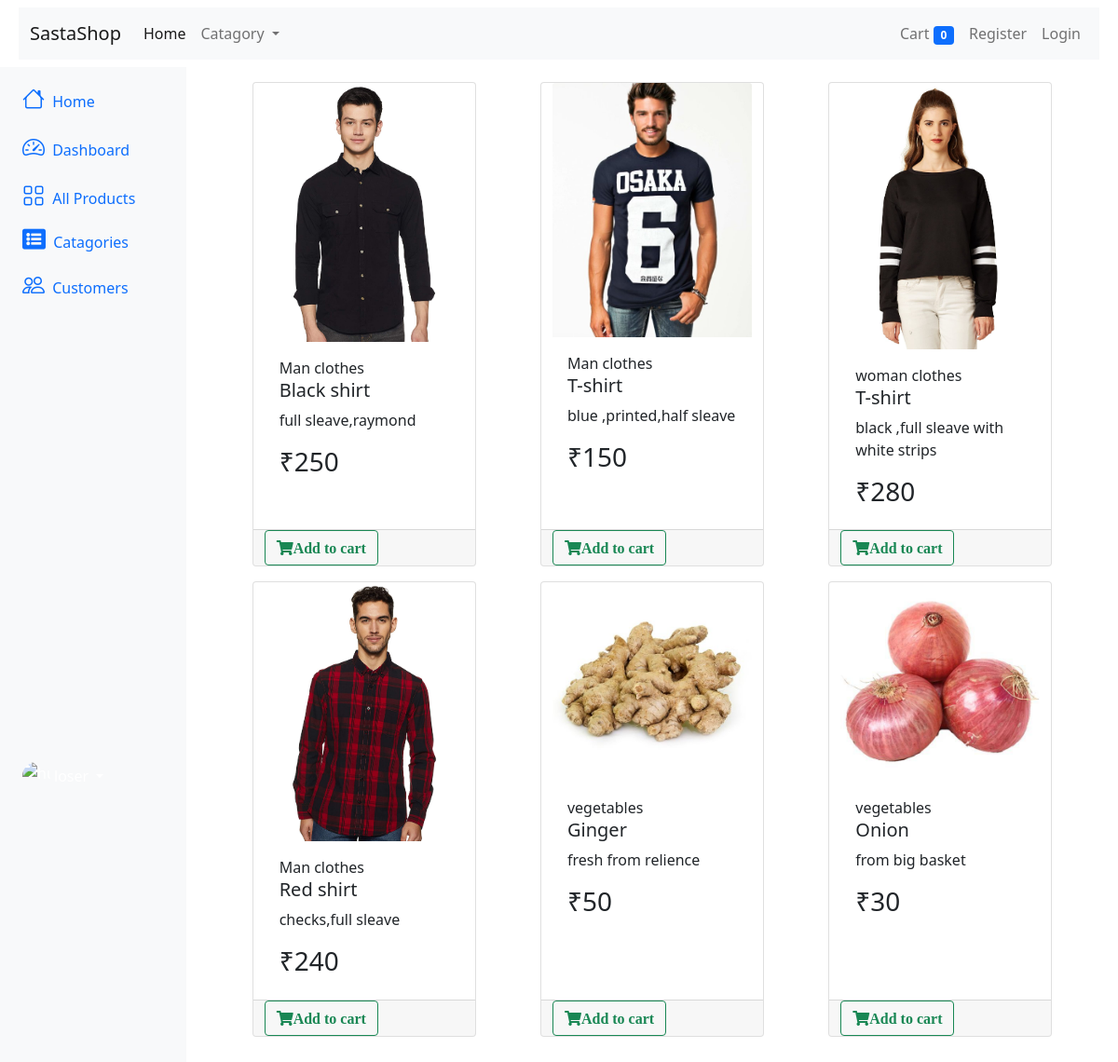
The page / on the database its author committed.
### store/models.py (models this page shows, shortened)
class Product(models.Model):
    name = models.CharField(max_length=50)
    price = models.IntegerField(default=0)
    description = models.CharField(max_length=100,default='')
    image = models.ImageField(upload_to='uploads/products/')
    catagory = models.ForeignKey(Catagory,on_delete=models.CASCADE,default=1)
    def __str__(self):
        return self.name
    @staticmethod
    def getAllproducts():
        return Product.objects.all()

class Catagory(models.Model):
    name = models.CharField(max_length=20)
    def __str__(self):
        return self.name
    @staticmethod
    def getAllcatagories():
        return Catagory.objects.all()

### store/views.py (the view, shortened to what this page needs)
# urls.py: path('',Index.as_view(),name="index"),
class Index(View):
    def get(self,request):
        cart = request.session.get('cart')
        if not cart:
            request.session['cart'] = {}
        products = None
        user = request.session.get('user')
        category = request.GET.get('category')
        print(category )
        if category:
            products = Product.getAllproductsByCategoryId(category)
        else:
            products = Product.getAllproducts()
        catagories = Catagory.getAllcatagories()
        context={ 'products':products,'catagories':catagories,'user':user}
        return render(request,"store/index.html",context)

### store/templatetags/cart.py (called while the page is built)
@register.filter(name='is_in_cart')
def is_in_cart(product,cart):
    keys = cart.keys()
    for id in keys:
        if int(id) == product.id:
            return True
    print(product,cart)
    return False

@register.filter(name='currency')
def currency(number):
    return "₹"+str(number)

### store/templates/store/index.html (shortened to what this page needs)
{% extends 'store/main.html' %} {% block content %} {% load cart %}
<div class="container-fluid">
  {% include 'store/navbar.html' %}
  <div class="row flex-nowrap">
    <div class="col-auto col-md-3 col-xl-2 px-sm-2 px-0 bg-light">
      <div
        class="
          d-flex
          flex-column
          align-items-center align-items-sm-start
          px-3
          pt-2
          text-white
          min-vh-100
        "
      >
        <ul
          class="
            nav nav-pills
            flex-column
            mb-sm-auto mb-0
            align-items-center align-items-sm-start
          "
          id="menu"
        >
          <li class="nav-item">
            <a href="#" class="nav-link align-middle px-0">
              <i class="fs-4 bi-house"></i>
              <span class="ms-1 d-none d-sm-inline">Home</span>
            </a>
          </li>
          <li>
            <a
              href="#submenu1"
              data-bs-toggle="collapse"
              class="nav-link px-0 align-middle"
            >
              <i class="fs-4 bi-speedometer2"></i>
              <span class="ms-1 d-none d-sm-inline">Dashboard</span>
            </a>
          </li>
          <li>
            <a href="/" class="nav-link px-0 align-middle">
              <i class="fs-4 bi-grid"></i>
              <span class="ms-1 d-none d-sm-inline">All Products</span></a
            >
          </li>
          <li>
            <a
              href="#submenu2"
              data-bs-toggle="collapse"
              class="nav-link px-0 align-middle"
            >
              <i
                class="fa fa-list-alt"
                style="font-size: 25px"
                aria-hidden="true"
              ></i>
              <span class="ms-1 d-none d-sm-inline">Catagories</span></a
            >
          </li>
          <li>
            <a href="#" class="nav-link px-0 align-middle">
              <i class="fs-4 bi-people"></i>
              <span class="ms-1 d-none d-sm-inline">Customers</span>
            </a>
          </li>
        </ul>
        <div class="dropdown pb-4">
          <a
            href="#"
            class="
              d-flex
              align-items-center
              text-white text-decoration-none
              dropdown-toggle
            "
            id="dropdownUser1"
            data-bs-toggle="dropdown"
            aria-expanded="false"
          >
            <img
              src="https://github.com/mdo.png"
              alt="hugenerd"
              width="30"
              height="30"
              class="rounded-circle"
            />
            <span class="d-none d-sm-inline mx-1">loser</span>
          </a>
        </div>
      </div>
    </div>
    <div class="col py-3">
      <div class="container-fluid">
        <div class="row mx-auto">
          {% for product in products %}
          <div
            class="card mx-auto mb-3 rounded"
            id="{{product.id}}"
            style="width: 15rem"
          >
            <img
              src="{{ product.image.url }}"
              class="card-img-top"
              alt="image"
            />
            <div class="card-body">
              {{ product.catagory }}
              <h5 class="card-title">{{ product.name }}</h5>
              <p class="card-text">{{ product.description }}</p>
              <h3 class="card-title">{{ product.price|currency }}</h3>
            </div>
            <div class="card-footer p-0 row no-gutters">
              {% if product|is_in_cart:request.session.cart %}
              <div class="row">
                <form
                  action="/#{{ product.id }}"
                  method="POST"
                  class="col-lg-2"
                >
                  {% csrf_token %}
                  <input
                    type="text"
                    value="{{ product.id }}"
                    name="product"
                    hidden
                  />
                  <input type="text" value="True" name="remove" hidden />
                  <input
                    type="submit"
                    value=" - "
                    class="btn btn-block btn-secondary"
                  />
                </form>
                <div class="text-center col">
                  {{ product|cart_qty:request.session.cart}} in cart
                </div>
                <form
                  action="/#{{ product.id }}"
                  method="POST"
                  class="col-lg-2"
                >
                  {% csrf_token %}
                  <input
                    type="text"
                    value="{{ product.id }}"
                    name="product"
                    hidden
                  />
                  <input
                    type="submit"
                    value=" + "
                    class="btn btn-block btn-secondary"
                  />
                </form>
              </div>
              {% else %}
              <form
                action="/#{{ product.id }}"
                method="POST"
                name="cart_form"
                id="myform"
              >
                <button type="submit" id="add" class="btn btn-outline-success">
                  <i class="fas fa-shopping-cart">Add to cart</i>
                </button>
              </form>
              {% endif %}
            </div>
          </div>
          {% endfor %}
        </div>
      </div>
    </div>
  </div>
</div>
{% endblock content %}

### store/templates/store/main.html (shortened to what this page needs)
<!DOCTYPE html>
<html lang="en">
  <head>
    <link
      href="https://cdn.jsdelivr.net/npm/bootstrap@5.0.2/dist/css/bootstrap.min.css"
      rel="stylesheet"
    />
    <link rel="stylesheet" href="https://cdn.jsdelivr.net/npm/bootstrap-icons@1.5.0/font/bootstrap-icons.css">
    <link
      rel="stylesheet"
      href="https://use.fontawesome.com/releases/v5.3.1/css/all.css"
    />
  </head>
  <body>
    {% block content %}
    {% endblock %}
  </body>
</html>

### store/templates/store/navbar.html (shortened to what this page needs)
<nav class="navbar navbar-expand-lg navbar-light bg-light m-2">
  <div class="container-fluid">
    <a class="navbar-brand" href="/">SastaShop</a>
    <div class="collapse navbar-collapse" id="navbarSupportedContent">
      <ul class="navbar-nav me-auto mb-2 mb-lg-0">
        <li class="nav-item">
          <a class="nav-link active" aria-current="page" href="#">Home</a>
        </li>
        <li class="nav-item dropdown">
          <a
            class="nav-link dropdown-toggle"
            href="#"
            id="navbarDropdown"
            role="button"
            data-bs-toggle="dropdown"
            aria-expanded="false"
          >
            Catagory
          </a>
        </li>
      </ul>
      <ul class="navbar-nav my-2 my-lg-0">
        <li class="nav-item">
          <a class="nav-link" aria-current="page" href="{% url 'cart' %}"
            >Cart
            <span class="badge bg-primary">
              {{ request.session.cart.keys|length }}</span
            ></a
          >
        </li>
        {% if request.session.user %}
        <li class="nav-item">
          <a class="nav-link" aria-current="page" href="{% url 'logout' %}"
            ><i
              class="fas fa-sign-out-alt"
              style="font-size: 25px; color: teal"
            ></i
          ></a>
        </li>
        {% else %}
        <li class="nav-item">
          <a class="nav-link" aria-current="page" href="{% url 'signup' %}"
            >Register</a
          >
        </li>
        <li class="nav-item">
          <a class="nav-link" aria-current="page" href="{% url 'login' %}"
            >Login</a
          >
        </li>
        {% endif %}
      </ul>
    </div>
  </div>
</nav>

### rows shown on the page
Product: {{ product.id }} 1 (drawn), image (picture), catagory "Man clothes", name "Black shirt", description "full sleave,raymond", price "₹250"
Product: image (picture), catagory "Man clothes", name "T-shirt", description "blue ,printed,half sleave", price "₹150"
Product: image (picture), catagory "woman clothes", name "T-shirt", description "black ,full sleave with white strips", price "₹280"
Product: image (picture), catagory "Man clothes", name "Red shirt", description "checks,full sleave", price "₹240"
Product: image (picture), catagory "vegetables", name "Ginger", description "fresh from relience", price "₹50"
Product: image (picture), catagory "vegetables", name "Onion", description "from big basket", price "₹30"

### other values the page prints
{{ request.session.cart.keys|length }} "0"
